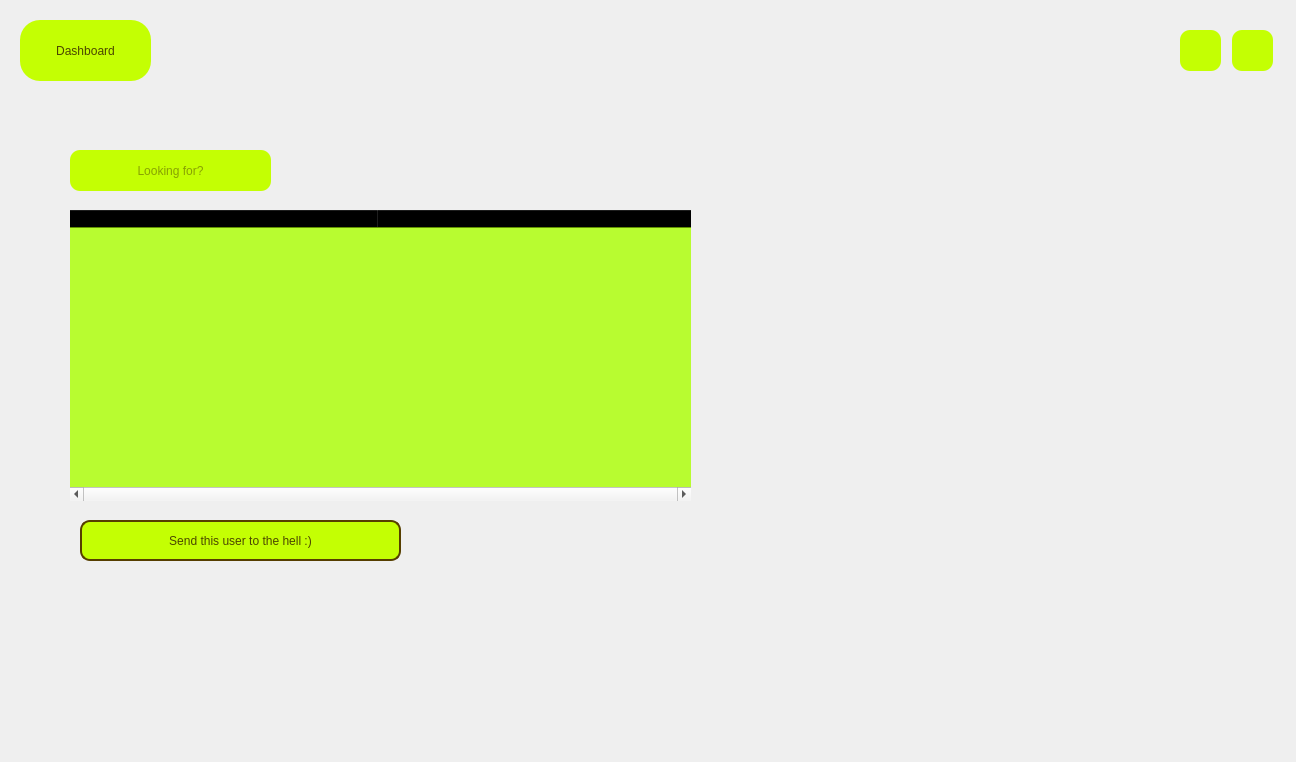
<?xml version="1.0" encoding="UTF-8"?>
<ui version="4.0">
 <class>viewMember</class>
 <widget class="QMainWindow" name="viewMember">
  <property name="geometry">
   <rect>
    <x>0</x>
    <y>0</y>
    <width>1296</width>
    <height>762</height>
   </rect>
  </property>
  <property name="minimumSize">
   <size>
    <width>1296</width>
    <height>762</height>
   </size>
  </property>
  <property name="maximumSize">
   <size>
    <width>1296</width>
    <height>762</height>
   </size>
  </property>
  <property name="windowTitle">
   <string>MainWindow</string>
  </property>
  <property name="styleSheet">
   <string notr="true">#centralwidget
{
	border-image: url(:/new/photos/memberview.jpg);
}

QPushButton
{
	color: rgb(75, 70, 0);
	background-color: rgb(196, 255, 3);
	font: 20pt &quot;Tw Cen MT Condensed Extra Bold&quot;;
    border-radius: 10px;
}
QPushButton:hover
{
	color: rgb(196, 255, 3);
	background-color: rgb(75, 90, 0);
}
</string>
  </property>
  <widget class="QWidget" name="centralwidget">
   <widget class="QPushButton" name="closeButton">
    <property name="geometry">
     <rect>
      <x>1232</x>
      <y>30</y>
      <width>41</width>
      <height>41</height>
     </rect>
    </property>
    <property name="cursor">
     <cursorShape>PointingHandCursor</cursorShape>
    </property>
    <property name="toolTip">
     <string>Close the app</string>
    </property>
    <property name="text">
     <string/>
    </property>
    <property name="icon">
     <iconset resource="icons.qrc">
      <normaloff>:/icons/icons/error.png</normaloff>:/icons/icons/error.png</iconset>
    </property>
    <property name="iconSize">
     <size>
      <width>30</width>
      <height>30</height>
     </size>
    </property>
   </widget>
   <widget class="QPushButton" name="menuButton">
    <property name="geometry">
     <rect>
      <x>1180</x>
      <y>30</y>
      <width>41</width>
      <height>41</height>
     </rect>
    </property>
    <property name="cursor">
     <cursorShape>PointingHandCursor</cursorShape>
    </property>
    <property name="toolTip">
     <string>Back to main menu</string>
    </property>
    <property name="text">
     <string/>
    </property>
    <property name="icon">
     <iconset resource="icons.qrc">
      <normaloff>:/icons/icons/previous.png</normaloff>:/icons/icons/previous.png</iconset>
    </property>
    <property name="iconSize">
     <size>
      <width>30</width>
      <height>30</height>
     </size>
    </property>
   </widget>
   <widget class="QPushButton" name="dashButton">
    <property name="geometry">
     <rect>
      <x>20</x>
      <y>20</y>
      <width>131</width>
      <height>61</height>
     </rect>
    </property>
    <property name="cursor">
     <cursorShape>PointingHandCursor</cursorShape>
    </property>
    <property name="styleSheet">
     <string notr="true">border-radius: 20px;</string>
    </property>
    <property name="text">
     <string>Dashboard</string>
    </property>
   </widget>
   <widget class="QPushButton" name="deleteButton">
    <property name="geometry">
     <rect>
      <x>80</x>
      <y>520</y>
      <width>321</width>
      <height>41</height>
     </rect>
    </property>
    <property name="cursor">
     <cursorShape>PointingHandCursor</cursorShape>
    </property>
    <property name="styleSheet">
     <string notr="true">border: 2px solid rgb(86, 62, 0);</string>
    </property>
    <property name="text">
     <string>Send this user to the hell :)</string>
    </property>
   </widget>
   <widget class="QTableWidget" name="tableWidget">
    <property name="geometry">
     <rect>
      <x>70</x>
      <y>210</y>
      <width>621</width>
      <height>291</height>
     </rect>
    </property>
    <property name="cursor" stdset="0">
     <cursorShape>PointingHandCursor</cursorShape>
    </property>
    <property name="styleSheet">
     <string notr="true">
background-color: rgba(170, 255, 0 , 0.8);

</string>
    </property>
    <property name="frameShape">
     <enum>QFrame::NoFrame</enum>
    </property>
    <property name="frameShadow">
     <enum>QFrame::Sunken</enum>
    </property>
    <property name="verticalScrollBarPolicy">
     <enum>Qt::ScrollBarAsNeeded</enum>
    </property>
    <property name="horizontalScrollBarPolicy">
     <enum>Qt::ScrollBarAlwaysOn</enum>
    </property>
    <property name="alternatingRowColors">
     <bool>true</bool>
    </property>
    <property name="selectionMode">
     <enum>QAbstractItemView::SingleSelection</enum>
    </property>
    <property name="selectionBehavior">
     <enum>QAbstractItemView::SelectRows</enum>
    </property>
    <property name="verticalScrollMode">
     <enum>QAbstractItemView::ScrollPerItem</enum>
    </property>
    <property name="horizontalScrollMode">
     <enum>QAbstractItemView::ScrollPerItem</enum>
    </property>
    <property name="sortingEnabled">
     <bool>true</bool>
    </property>
    <attribute name="horizontalHeaderCascadingSectionResizes">
     <bool>true</bool>
    </attribute>
    <attribute name="horizontalHeaderMinimumSectionSize">
     <number>49</number>
    </attribute>
    <attribute name="horizontalHeaderDefaultSectionSize">
     <number>309</number>
    </attribute>
    <attribute name="horizontalHeaderHighlightSections">
     <bool>true</bool>
    </attribute>
    <attribute name="horizontalHeaderStretchLastSection">
     <bool>true</bool>
    </attribute>
    <attribute name="verticalHeaderCascadingSectionResizes">
     <bool>true</bool>
    </attribute>
    <attribute name="verticalHeaderMinimumSectionSize">
     <number>30</number>
    </attribute>
    <attribute name="verticalHeaderDefaultSectionSize">
     <number>37</number>
    </attribute>
    <attribute name="verticalHeaderHighlightSections">
     <bool>true</bool>
    </attribute>
    <column>
     <property name="text">
      <string>Usernames</string>
     </property>
     <property name="font">
      <font>
       <weight>75</weight>
       <italic>true</italic>
       <bold>true</bold>
      </font>
     </property>
     <property name="textAlignment">
      <set>AlignCenter</set>
     </property>
    </column>
    <column>
     <property name="text">
      <string>Passwords</string>
     </property>
     <property name="font">
      <font>
       <weight>75</weight>
       <italic>true</italic>
       <bold>true</bold>
      </font>
     </property>
     <property name="textAlignment">
      <set>AlignCenter</set>
     </property>
    </column>
   </widget>
   <widget class="QLineEdit" name="lineEdit">
    <property name="geometry">
     <rect>
      <x>70</x>
      <y>150</y>
      <width>201</width>
      <height>41</height>
     </rect>
    </property>
    <property name="styleSheet">
     <string notr="true">color: rgb(75, 70, 0);
	background-color: rgb(196, 255, 3);
	font: 20pt &quot;Tw Cen MT Condensed Extra Bold&quot;;
    border-radius: 10px;
</string>
    </property>
    <property name="alignment">
     <set>Qt::AlignCenter</set>
    </property>
    <property name="placeholderText">
     <string>Looking for?</string>
    </property>
   </widget>
  </widget>
 </widget>
 <resources>
  <include location="icons.qrc"/>
 </resources>
 <connections/>
</ui>
